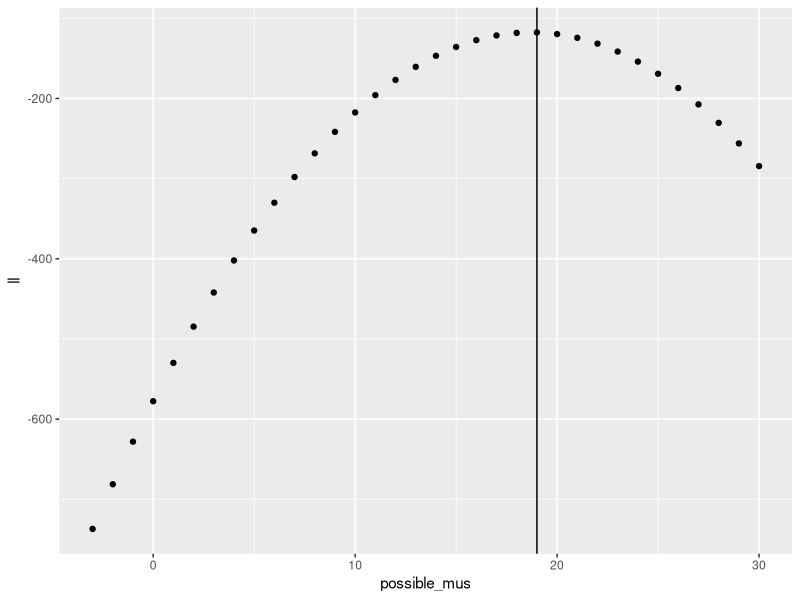
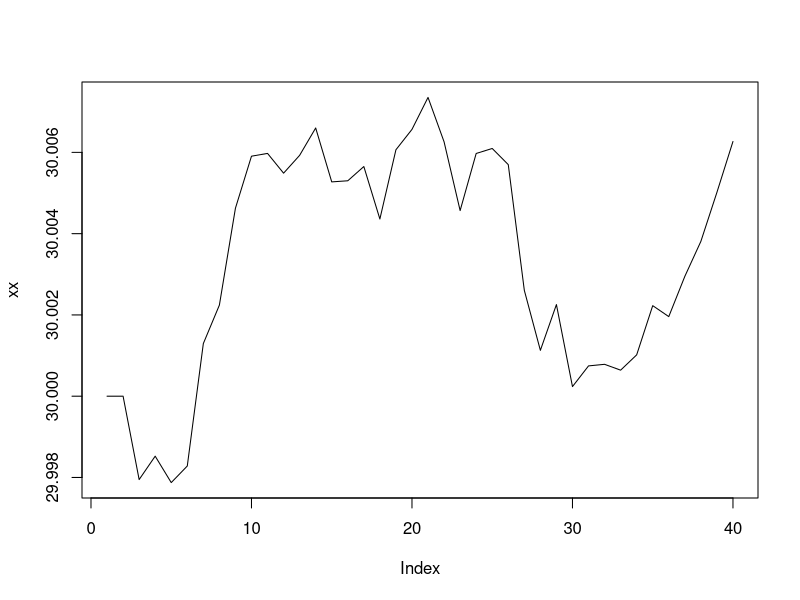
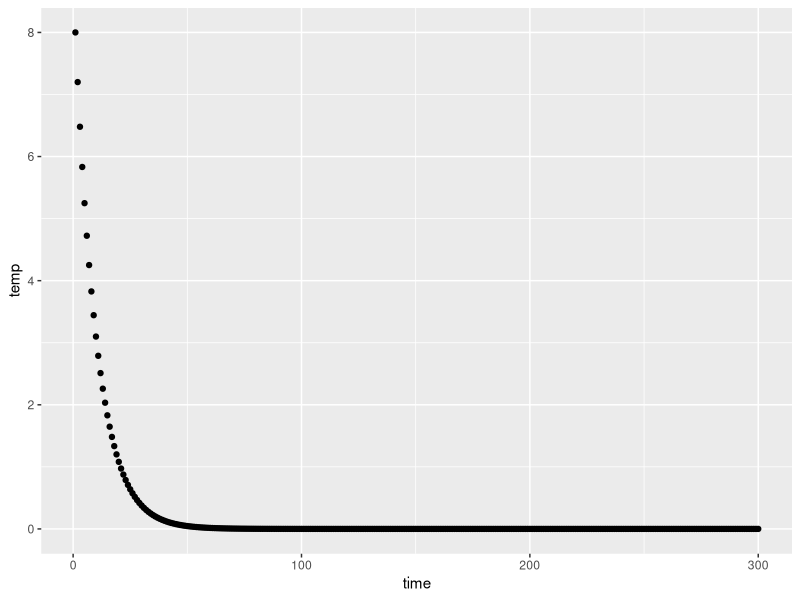
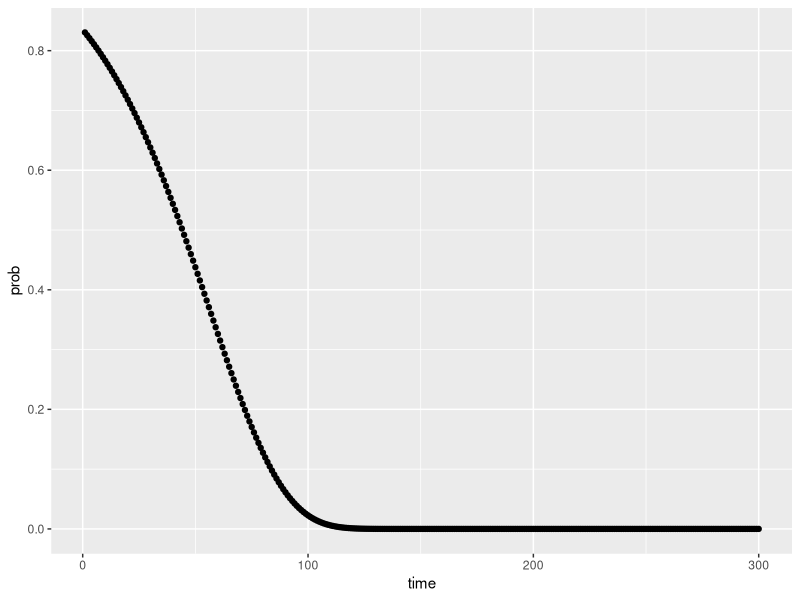

R code for these plots, in order: (Note: this script raises an error after producing the figures.)
## ---- chunk 1
knitr::opts_chunk$set(echo = TRUE)
## ---- chunk 2

fake_xs <- rnorm(42, 19, 4)

loglike_numbers <- function(numbers, mu) sum(dnorm(x = numbers, mean = mu, sd = 4, log = TRUE))


loglike_numbers(fake_xs, 7)
library(tidyverse)

tibble(possible_mus = -3:30) %>% 
  mutate(ll = map_dbl(possible_mus, loglike_numbers, numbers = fake_xs)) %>% 
  ggplot(aes(x = possible_mus, y = ll)) + geom_point() + 
  geom_vline(xintercept = 19)

## ---- chunk 3

see_of_x <- function(x, sigma = 1) { x + rnorm(1, sd = sigma) }

xx <- numeric(40)
xx[1] <- 30

## walk like a drunk: test my see of x function
for(i in 2:40){
  xx[i] <- see_of_x(xx[i-1], sigma = .001)
}

plot(xx, type = "l")
## ---- chunk 4


temp_line <- function(runs, tstart, tcool){
  exp(log(tstart) + log(tcool)*0:(runs-1))
}

temp_line_str <- function(runs, tstart) {
  seq(tstart, 0, length.out = runs)
}

tibble(time = 1:300,
       temp = temp_line(300, 8, 0.9)) %>% 
  ggplot(aes(x = time, y = temp)) + 
  geom_point()

tibble(time = 1:300,
       prob = exp(-13/temp_line(300, 70, 0.97))) %>% 
  ggplot(aes(x = time, y = prob)) + 
  geom_point()

## ---- chunk 5
# function to take temperature, diff, and give back TRUE or FALSE (will a negative be kept)

keep_neg_diff <- function(diff, Tmp){
  stopifnot(diff<0)
  runif(1, min = 0, max = 1) < exp(diff/Tmp)
}

keep_neg_diff(-30, Tmp = 40)


keep_neg_diff(10, Tmp = 0)

## ---- chunk 6

## function to take x0 and x1 and a function and temp and return either x0 (reject) or x1 ( accept)
keep_or_reject <- function(x0, x1, fun, temp){
  diff <- fun(x1) - fun(x0)
  # browser()
  if (diff > 0) {
    return(x1)
  } else if (keep_neg_diff(diff, Tmp = temp)){
    return(x1)
  } else {
    return(x0)
  }
}

## ---- chunk 7
# evaluate for these only

ll_fakenums_f_x <- function(x) loglike_numbers(fake_xs, mu = x)

# make temperatures
runs <- 299

temps <- temp_line(runs, 3, 0.98)

xx <- numeric(runs + 1)

startval <- 10


xx[1] <- startval


for (i in 2:runs){
  maybe <- see_of_x(xx[i-1])
  xx[i] <- keep_or_reject(x0 = xx[i-1], x1 = maybe, fun = ll_fakenums_f_x, temp = temps[i-1])
}

plot(xx, type = "l")
